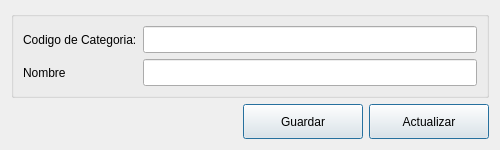
<?xml version="1.0" encoding="UTF-8"?>
<ui version="4.0">
 <class>Form</class>
 <widget class="QWidget" name="Form">
  <property name="geometry">
   <rect>
    <x>0</x>
    <y>0</y>
    <width>500</width>
    <height>150</height>
   </rect>
  </property>
  <property name="minimumSize">
   <size>
    <width>500</width>
    <height>150</height>
   </size>
  </property>
  <property name="maximumSize">
   <size>
    <width>500</width>
    <height>150</height>
   </size>
  </property>
  <property name="windowTitle">
   <string>Detalle de Categoria</string>
  </property>
  <property name="windowIcon">
   <iconset>
    <normaloff>icon/etiqueta.png</normaloff>icon/etiqueta.png</iconset>
  </property>
  <layout class="QGridLayout" name="gridLayout_2">
   <item row="2" column="1">
    <widget class="QPushButton" name="guardar">
     <property name="sizePolicy">
      <sizepolicy hsizetype="Fixed" vsizetype="Fixed">
       <horstretch>0</horstretch>
       <verstretch>0</verstretch>
      </sizepolicy>
     </property>
     <property name="minimumSize">
      <size>
       <width>120</width>
       <height>35</height>
      </size>
     </property>
     <property name="text">
      <string>Guardar</string>
     </property>
     <property name="icon">
      <iconset>
       <normaloff>icon/guardar.png</normaloff>icon/guardar.png</iconset>
     </property>
     <property name="autoDefault">
      <bool>true</bool>
     </property>
     <property name="default">
      <bool>true</bool>
     </property>
    </widget>
   </item>
   <item row="1" column="0" colspan="3">
    <widget class="QGroupBox" name="groupBox">
     <property name="sizePolicy">
      <sizepolicy hsizetype="Expanding" vsizetype="Expanding">
       <horstretch>0</horstretch>
       <verstretch>0</verstretch>
      </sizepolicy>
     </property>
     <property name="title">
      <string/>
     </property>
     <layout class="QGridLayout" name="gridLayout">
      <item row="0" column="0">
       <widget class="QLabel" name="label">
        <property name="sizePolicy">
         <sizepolicy hsizetype="Fixed" vsizetype="Expanding">
          <horstretch>0</horstretch>
          <verstretch>0</verstretch>
         </sizepolicy>
        </property>
        <property name="palette">
         <palette>
          <active>
           <colorrole role="Text">
            <brush brushstyle="SolidPattern">
             <color alpha="255">
              <red>0</red>
              <green>170</green>
              <blue>127</blue>
             </color>
            </brush>
           </colorrole>
           <colorrole role="ButtonText">
            <brush brushstyle="SolidPattern">
             <color alpha="255">
              <red>0</red>
              <green>170</green>
              <blue>127</blue>
             </color>
            </brush>
           </colorrole>
          </active>
          <inactive>
           <colorrole role="Text">
            <brush brushstyle="SolidPattern">
             <color alpha="255">
              <red>0</red>
              <green>170</green>
              <blue>127</blue>
             </color>
            </brush>
           </colorrole>
           <colorrole role="ButtonText">
            <brush brushstyle="SolidPattern">
             <color alpha="255">
              <red>0</red>
              <green>170</green>
              <blue>127</blue>
             </color>
            </brush>
           </colorrole>
          </inactive>
          <disabled>
           <colorrole role="Text">
            <brush brushstyle="SolidPattern">
             <color alpha="255">
              <red>120</red>
              <green>120</green>
              <blue>120</blue>
             </color>
            </brush>
           </colorrole>
           <colorrole role="ButtonText">
            <brush brushstyle="SolidPattern">
             <color alpha="255">
              <red>120</red>
              <green>120</green>
              <blue>120</blue>
             </color>
            </brush>
           </colorrole>
          </disabled>
         </palette>
        </property>
        <property name="text">
         <string>Codigo de Categoria:</string>
        </property>
       </widget>
      </item>
      <item row="1" column="1" colspan="2">
       <widget class="QLineEdit" name="nombre_categoria">
        <property name="sizePolicy">
         <sizepolicy hsizetype="Expanding" vsizetype="Expanding">
          <horstretch>0</horstretch>
          <verstretch>0</verstretch>
         </sizepolicy>
        </property>
        <property name="palette">
         <palette>
          <active>
           <colorrole role="Text">
            <brush brushstyle="SolidPattern">
             <color alpha="255">
              <red>0</red>
              <green>0</green>
              <blue>255</blue>
             </color>
            </brush>
           </colorrole>
          </active>
          <inactive>
           <colorrole role="Text">
            <brush brushstyle="SolidPattern">
             <color alpha="255">
              <red>0</red>
              <green>0</green>
              <blue>255</blue>
             </color>
            </brush>
           </colorrole>
          </inactive>
          <disabled>
           <colorrole role="Text">
            <brush brushstyle="SolidPattern">
             <color alpha="255">
              <red>120</red>
              <green>120</green>
              <blue>120</blue>
             </color>
            </brush>
           </colorrole>
          </disabled>
         </palette>
        </property>
        <property name="font">
         <font>
          <pointsize>10</pointsize>
          <weight>75</weight>
          <bold>true</bold>
         </font>
        </property>
       </widget>
      </item>
      <item row="1" column="0">
       <widget class="QLabel" name="label_2">
        <property name="sizePolicy">
         <sizepolicy hsizetype="Fixed" vsizetype="Expanding">
          <horstretch>0</horstretch>
          <verstretch>0</verstretch>
         </sizepolicy>
        </property>
        <property name="palette">
         <palette>
          <active>
           <colorrole role="Text">
            <brush brushstyle="SolidPattern">
             <color alpha="255">
              <red>0</red>
              <green>170</green>
              <blue>127</blue>
             </color>
            </brush>
           </colorrole>
           <colorrole role="ButtonText">
            <brush brushstyle="SolidPattern">
             <color alpha="255">
              <red>0</red>
              <green>170</green>
              <blue>127</blue>
             </color>
            </brush>
           </colorrole>
          </active>
          <inactive>
           <colorrole role="Text">
            <brush brushstyle="SolidPattern">
             <color alpha="255">
              <red>0</red>
              <green>170</green>
              <blue>127</blue>
             </color>
            </brush>
           </colorrole>
           <colorrole role="ButtonText">
            <brush brushstyle="SolidPattern">
             <color alpha="255">
              <red>0</red>
              <green>170</green>
              <blue>127</blue>
             </color>
            </brush>
           </colorrole>
          </inactive>
          <disabled>
           <colorrole role="Text">
            <brush brushstyle="SolidPattern">
             <color alpha="255">
              <red>120</red>
              <green>120</green>
              <blue>120</blue>
             </color>
            </brush>
           </colorrole>
           <colorrole role="ButtonText">
            <brush brushstyle="SolidPattern">
             <color alpha="255">
              <red>120</red>
              <green>120</green>
              <blue>120</blue>
             </color>
            </brush>
           </colorrole>
          </disabled>
         </palette>
        </property>
        <property name="text">
         <string>Nombre</string>
        </property>
       </widget>
      </item>
      <item row="0" column="1" colspan="2">
       <widget class="QLineEdit" name="id_categoria">
        <property name="enabled">
         <bool>true</bool>
        </property>
        <property name="sizePolicy">
         <sizepolicy hsizetype="Expanding" vsizetype="Expanding">
          <horstretch>0</horstretch>
          <verstretch>0</verstretch>
         </sizepolicy>
        </property>
        <property name="palette">
         <palette>
          <active>
           <colorrole role="Text">
            <brush brushstyle="SolidPattern">
             <color alpha="255">
              <red>0</red>
              <green>0</green>
              <blue>255</blue>
             </color>
            </brush>
           </colorrole>
          </active>
          <inactive>
           <colorrole role="Text">
            <brush brushstyle="SolidPattern">
             <color alpha="255">
              <red>0</red>
              <green>0</green>
              <blue>255</blue>
             </color>
            </brush>
           </colorrole>
          </inactive>
          <disabled>
           <colorrole role="Text">
            <brush brushstyle="SolidPattern">
             <color alpha="255">
              <red>120</red>
              <green>120</green>
              <blue>120</blue>
             </color>
            </brush>
           </colorrole>
          </disabled>
         </palette>
        </property>
        <property name="font">
         <font>
          <pointsize>10</pointsize>
          <weight>75</weight>
          <bold>true</bold>
         </font>
        </property>
        <property name="readOnly">
         <bool>false</bool>
        </property>
        <property name="placeholderText">
         <string/>
        </property>
        <property name="clearButtonEnabled">
         <bool>true</bool>
        </property>
       </widget>
      </item>
     </layout>
    </widget>
   </item>
   <item row="2" column="2">
    <widget class="QPushButton" name="modificar">
     <property name="sizePolicy">
      <sizepolicy hsizetype="Fixed" vsizetype="Fixed">
       <horstretch>0</horstretch>
       <verstretch>0</verstretch>
      </sizepolicy>
     </property>
     <property name="minimumSize">
      <size>
       <width>120</width>
       <height>35</height>
      </size>
     </property>
     <property name="text">
      <string>Actualizar</string>
     </property>
     <property name="icon">
      <iconset>
       <normaloff>icon/actualizar.png</normaloff>icon/actualizar.png</iconset>
     </property>
     <property name="autoDefault">
      <bool>true</bool>
     </property>
     <property name="default">
      <bool>true</bool>
     </property>
    </widget>
   </item>
  </layout>
 </widget>
 <resources/>
 <connections/>
</ui>
